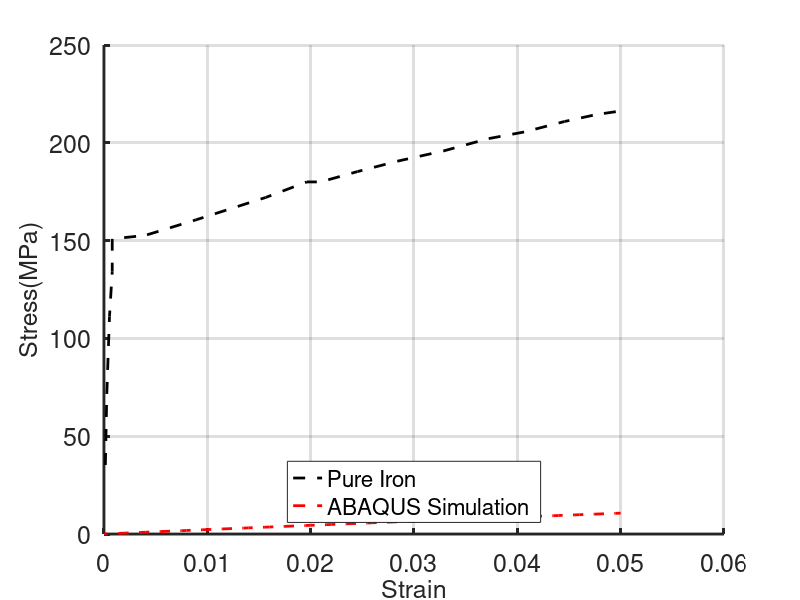

Source code (MATLAB): (Note: this script raises an error after producing the figure.)
clear all;
close all;
clc

% Load multiple datasets

SSCPFE1 = load("./Pure_Iron.dat");
SSCPFE2 = load("./Sim.dat");

%% Plot the overall stress-strain curves for all datasets
figure(1)
hold on  % Keep adding plots to the same figure

plot(SSCPFE1(:,1), SSCPFE1(:,2), 'k--', 'linewidth', 2 )
plot(SSCPFE2(:,1), SSCPFE2(:,2), 'r--', 'linewidth', 2 )

grid on;
legend({'Pure Iron',  'ABAQUS Simulation'}, 'Location', 'south')  % Update legend for all datasets
set(gca, 'fontsize', 18, 'linewidth', 2)
xlabel('Strain', 'fontsize', 18)
ylabel('Stress(MPa)', 'fontsize', 18)

% Save the figure
hgexport(gcf, 'Fig_OverallResponse.jpg', hgexport('factorystyle'), 'Format', 'pdf');